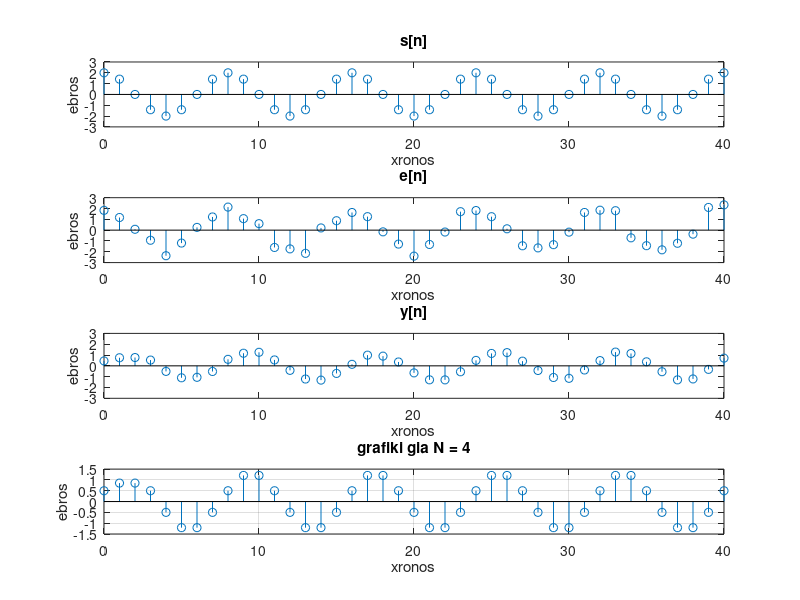
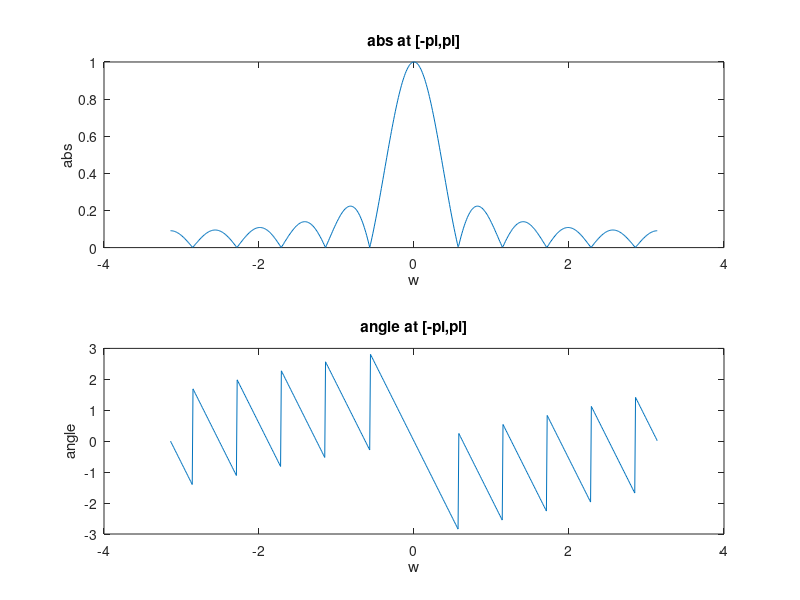
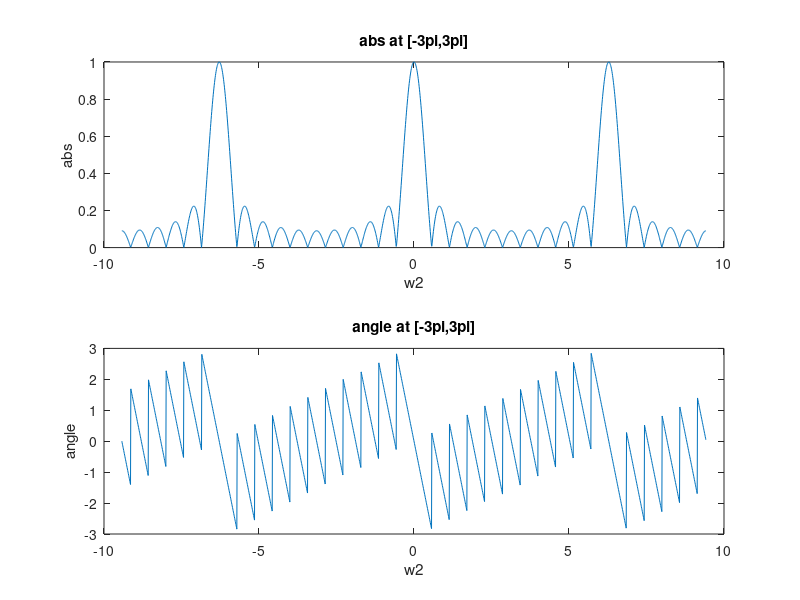

Recreate these plots in MATLAB, in order.
# e = noise
# s = signal pou aloionetai apo noise(e) kai prokiptei x signal

clear;
n=[0:1:40];
s=2*cos((pi.*n)/4);
e=randn(1,length(n)).*0.4;
y=zeros(1,length(n));
x=s+e;
k=4;
#calculate sum
res=0;
for i=1:41
  for j=0:k-1
      if i-j<=0
        continue; 
      endif;
      y(i)+=(1/k)*x(i-j);
   endfor;
endfor;

figure();
subplot(4,1,1);
stem(n,s);
ylim([-3 3]);
title("s[n]");
xlabel("xronos");
ylabel("ebros"); 

subplot(4,1,2);
stem(n,x);
ylim([-3 3]);
title("e[n]");
xlabel("xronos");
ylabel("ebros"); 

subplot(4,1,3);
stem(n,y);
ylim([-3 3]);
title("y[n]");
xlabel("xronos");
ylabel("ebros"); 

########################## exodos filtrou gia N=4
y(1) = (1/4)*s(1);
y(2) = (1/4)*(s(2)+s(1));
y(3) = (1/4)*(s(3)+s(2)+s(1));

k=0;
for n0 = 4:41
   y(n0) = (1/4)*(s(n0)+s(n0-1)+s(n0-2)+s(n0-3)); 
end
subplot(4,1,4);
ylim([-3 3]);
stem(n,y);
grid;
title("grafiki gia N = 4");
xlabel("xronos");
ylabel("ebros"); 

##########################1b
clear;
N = 11;
w = -pi : 0.01 : pi;
H=(sin(w.*(N/2))./(N*sin(w./2))).*(exp(j*w.*((1-N)/2)));

abs1 = abs(H); 
angle1 = angle(H);

figure;
subplot(2,1,1);
plot(w,abs1);
title("abs at [-pi,pi]");
xlabel("w");
ylabel("abs");


subplot(2,1,2);
plot(w,angle1);
title("angle at [-pi,pi]");
xlabel("w");
ylabel("angle");

#################################
w2 = -3*pi : 0.01 : 3*pi;
H=(sin(w2.*(N/2))./(N*sin(w2./2))).*(exp(j*w2.*((1-N)/2)));

abs2 = abs(H); 
angle2 = angle(H);

figure;
subplot(2,1,1);
plot(w2,abs2);
title("abs at [-3pi,3pi]");
xlabel("w2");
ylabel("abs");


subplot(2,1,2);
plot(w2,angle2);
title("angle at [-3pi,3pi]");
xlabel("w2");
ylabel("angle");



